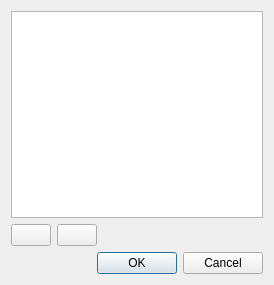
<?xml version="1.0" encoding="UTF-8"?>
<ui version="4.0">
 <class>DialogTableAjouterMatiere</class>
 <widget class="QDialog" name="DialogTableAjouterMatiere">
  <property name="geometry">
   <rect>
    <x>0</x>
    <y>0</y>
    <width>274</width>
    <height>285</height>
   </rect>
  </property>
  <property name="windowTitle">
   <string>Gestion des matières</string>
  </property>
  <layout class="QVBoxLayout" name="verticalLayout">
   <item>
    <widget class="QTableView" name="matiere"/>
   </item>
   <item>
    <layout class="QHBoxLayout" name="ajouterSupprimer">
     <item>
      <widget class="QPushButton" name="ajouter">
       <property name="icon">
        <iconset resource="ressources.qrc">
         <normaloff>:/icones/ajouter</normaloff>:/icones/ajouter</iconset>
       </property>
      </widget>
     </item>
     <item>
      <widget class="QPushButton" name="supprimer">
       <property name="icon">
        <iconset resource="ressources.qrc">
         <normaloff>:/icones/supprimer</normaloff>:/icones/supprimer</iconset>
       </property>
      </widget>
     </item>
     <item>
      <spacer name="horizontalSpacer">
       <property name="orientation">
        <enum>Qt::Horizontal</enum>
       </property>
       <property name="sizeHint" stdset="0">
        <size>
         <width>40</width>
         <height>20</height>
        </size>
       </property>
      </spacer>
     </item>
    </layout>
   </item>
   <item>
    <widget class="QDialogButtonBox" name="boutons">
     <property name="orientation">
      <enum>Qt::Horizontal</enum>
     </property>
     <property name="standardButtons">
      <set>QDialogButtonBox::Cancel|QDialogButtonBox::Ok</set>
     </property>
    </widget>
   </item>
  </layout>
 </widget>
 <resources>
  <include location="ressources.qrc"/>
 </resources>
 <connections>
  <connection>
   <sender>boutons</sender>
   <signal>accepted()</signal>
   <receiver>DialogTableAjouterMatiere</receiver>
   <slot>accept()</slot>
   <hints>
    <hint type="sourcelabel">
     <x>248</x>
     <y>254</y>
    </hint>
    <hint type="destinationlabel">
     <x>157</x>
     <y>274</y>
    </hint>
   </hints>
  </connection>
  <connection>
   <sender>boutons</sender>
   <signal>rejected()</signal>
   <receiver>DialogTableAjouterMatiere</receiver>
   <slot>reject()</slot>
   <hints>
    <hint type="sourcelabel">
     <x>316</x>
     <y>260</y>
    </hint>
    <hint type="destinationlabel">
     <x>286</x>
     <y>274</y>
    </hint>
   </hints>
  </connection>
 </connections>
</ui>
